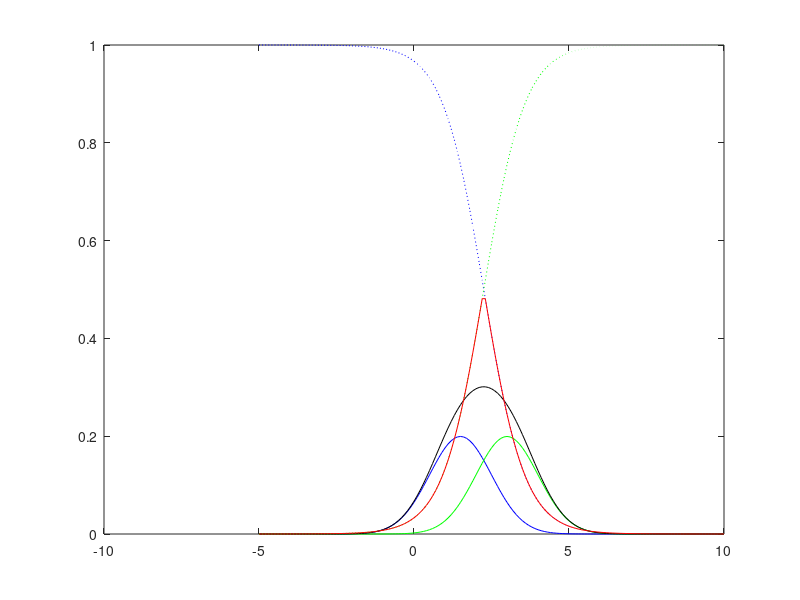

This chart was generated by the following MATLAB code:
function[] =  abgabe3_bsp1_1()


% the given propabilitys
pw1 = 0.5;
pw2 = 1 - pw1;
scale = -5:0.1:10;

%y11 = normcdf(scale,1.5,1);
%y22 = normcdf(scale,3,1);
%py11 = pw1 * y11;
%py22 = pw2 * y22;

% calculate propabilitys
pxw1  = calc_pxw(pw1,scale,1.5,1);
pxw2  = calc_pxw(pw2,scale,3,1);
px =    calc_marginaldistribution(pxw1,pxw2);
post1 = calc_posterior(pxw1,px);
post2 = calc_posterior(pxw2,px);

% get error rates

% Conditional Error
cond = calc_conditionalerror(post1,post2);

errorrate = calc_errorrate(post1,post2,px);


plot(scale,pxw1,'blue')
hold on
plot(scale,pxw2,'green')
hold on
plot(scale,px,'black')
hold on
plot(scale,post1,'blue:')
hold on
plot(scale,post2,'green:')
hold on
plot(scale,errorrate,'red--');
%plot(scale,pw1-py11(:)+py22(:),'red--')
hold on
plot(scale,cond,'red')

% plot(scale,py11,'blue--')
% hold on
% plot(scale,py22,'green--')
% hold on
% figure(2)
% plot(scale,errorrate,'red--');
errorrate

end

% calculate p(x | w_i) 
function pxw = calc_pxw(pw,scale,mean,sigma)
    pxw = normpdf(scale,mean,sigma) * pw;
end

% calculate marginal distribution p(x)
function marg = calc_marginaldistribution(pxw1,pxw2) 
    marg = pxw1+pxw2;
end

% calculates the posterior
function post = calc_posterior(pxw,px)
    post = pxw(:) ./ px(:);
end



function errorrate = calc_errorrate(post1,post2,px)
    errorrate = quad(@integral,-15,20);
    function inte = integral(x)
        inte = calc_conditionalerrorrate(x,post1,post2)*px;
    end
end

function errorrate = bayeserrorrate(post)
    min(post);
end

function errorrate = calc_conditionalerrorrate(x,post1,post2) 
    if (4 > x) 
        errorrate = post2;
    else
        errorrate = post1;
    end
end
    
% calculates the conditional error rate
function errorrate = calc_conditionalerror(post1,post2)
    for i=1:length(post1)
        errorrate(i)=min([post1(i),post2(i)]);
    end
end





